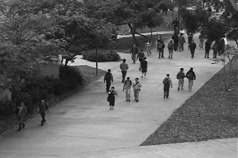
%> input picture data/validation_spatial_alex/001.jpg, 238 x 158 px
$ octave crate_blach_patched_img.m   (GNU Octave 9; MATLAB toolbox functions it lacks are replaced by stand-ins)
%> lines starting %> are read from the running program, lines starting %| are printed output that depends on the picture
org_img = imread('../data/crowd_frm/001.jpg');
%> org_img is the input picture: size 158x238 uint8; min 0, max 248, mean 99.7
idx=1;
for h_idx=1:5
    for w_idx=1:8
        img = org_img;
        start_h_idx = (h_idx-1)*30+1;
        end_h_idx = min(h_idx*30,158);
        start_w_idx = (w_idx-1)*30+1;
        end_w_idx = min(w_idx*30,238);
        img (start_h_idx:end_h_idx,start_w_idx:end_w_idx)=0;
        imwrite(img,['patch_h_' num2str(h_idx) '_w_' num2str(w_idx) '.jpg']);
    end
end
%> this loop made 5 passes
%> pass 1, `for w_idx=1:8 img = org_img; start_h_idx = (h_idx-1)*30+1; end_h_idx =..`:
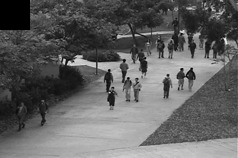
%> saved as patch_h_1_w_1.jpg: size 158x238 uint8; min 0, max 248, mean 97.7
%> pass 1, `for w_idx=1:8 img = org_img; start_h_idx = (h_idx-1)*30+1; end_h_idx =..`:
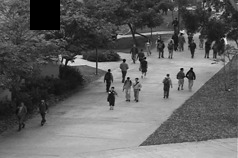
%> saved as patch_h_1_w_2.jpg: size 158x238 uint8; min 0, max 248, mean 97.9
%> pass 1, `for w_idx=1:8 img = org_img; start_h_idx = (h_idx-1)*30+1; end_h_idx =..`:
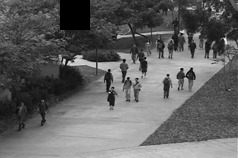
%> saved as patch_h_1_w_3.jpg: size 158x238 uint8; min 0, max 248, mean 98.1
%> pass 1, `for w_idx=1:8 img = org_img; start_h_idx = (h_idx-1)*30+1; end_h_idx =..`:
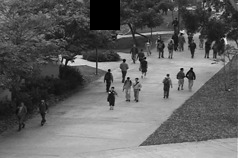
%> saved as patch_h_1_w_4.jpg: size 158x238 uint8; min 0, max 248, mean 98.2
%> after the loop:
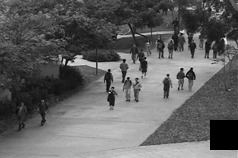
%> img: size 158x238 uint8; min 0, max 248, mean 97

$ run again, with data/validation_spatial_alex/004.jpg copied over data/validation_spatial_alex/001.jpg
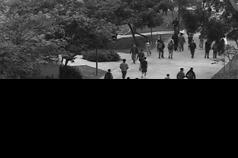
%> input picture data/validation_spatial_alex/004.jpg, 238 x 158 px
%> org_img is the input picture: size 158x238 uint8; min 0, max 255, mean 39.6
%> the loop `for h_idx=1:5` made 5 passes
%> pass 1, `for w_idx=1:8 img = org_img; start_h_idx = (h_idx-1)*30+1; end_h_idx =..`:
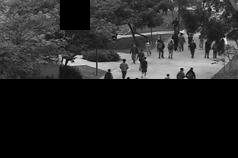
%> saved as patch_h_1_w_3.jpg: size 158x238 uint8; min 0, max 255, mean 38
%> pass 1, `for w_idx=1:8 img = org_img; start_h_idx = (h_idx-1)*30+1; end_h_idx =..`:
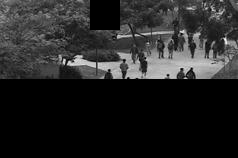
%> saved as patch_h_1_w_4.jpg: size 158x238 uint8; min 0, max 255, mean 38.1
